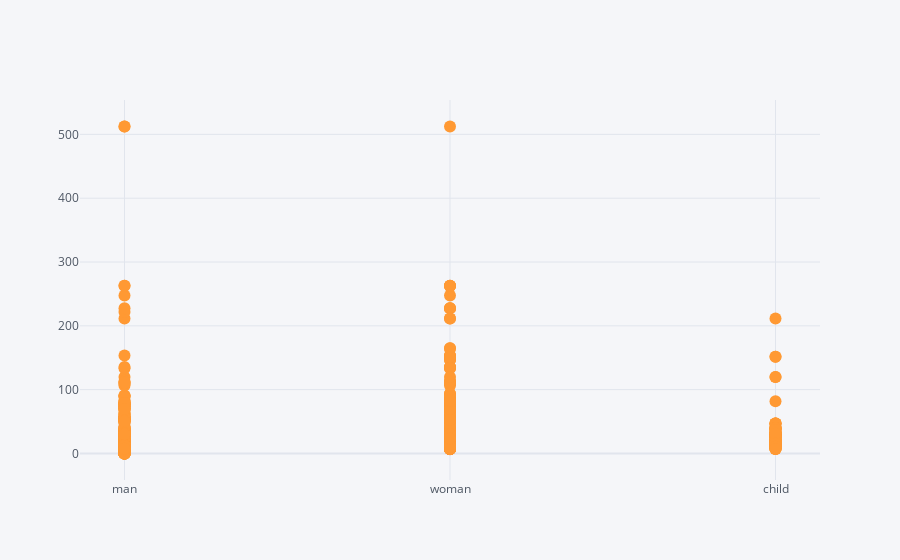

The code cell stored with this chart in its notebook:
### Code cell
df2.iplot(kind='scatter', x='who', y='fare',mode='markers')

### Figure 1 — Plotly figure (JSON) as saved in the notebook; plotly's stock layout.template omitted (floating-point values rounded to 4 significant figures; data arrays with more than 128 entries replaced by an {"elided": "..."} marker saying what was removed)
{"data": [{"line": {"color": "rgba(255, 153, 51, 1.0)", "dash": "solid", "shape": "linear", "width": 1.3}, "marker": {"size": 12, "symbol": "circle"}, "mode": "markers", "name": "fare", "text": "", "type": "scatter", "x": {"elided": "891 str values"}, "y": {"elided": "891 float values"}}], "layout": {"legend": {"bgcolor": "#F5F6F9", "font": {"color": "#4D5663"}}, "paper_bgcolor": "#F5F6F9", "plot_bgcolor": "#F5F6F9", "title": {"font": {"color": "#4D5663"}}, "xaxis": {"gridcolor": "#E1E5ED", "showgrid": true, "tickfont": {"color": "#4D5663"}, "title": {"font": {"color": "#4D5663"}, "text": ""}, "zerolinecolor": "#E1E5ED"}, "yaxis": {"gridcolor": "#E1E5ED", "showgrid": true, "tickfont": {"color": "#4D5663"}, "title": {"font": {"color": "#4D5663"}, "text": ""}, "zerolinecolor": "#E1E5ED"}}}
